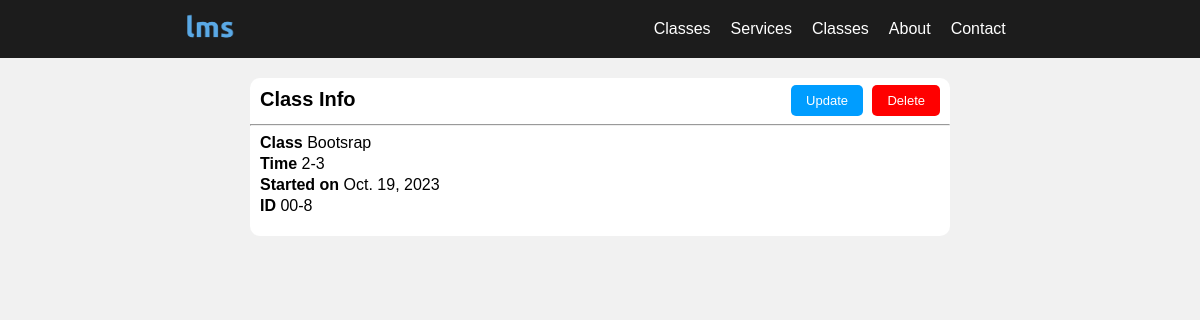
Page /detail/8 on the earlier database version.
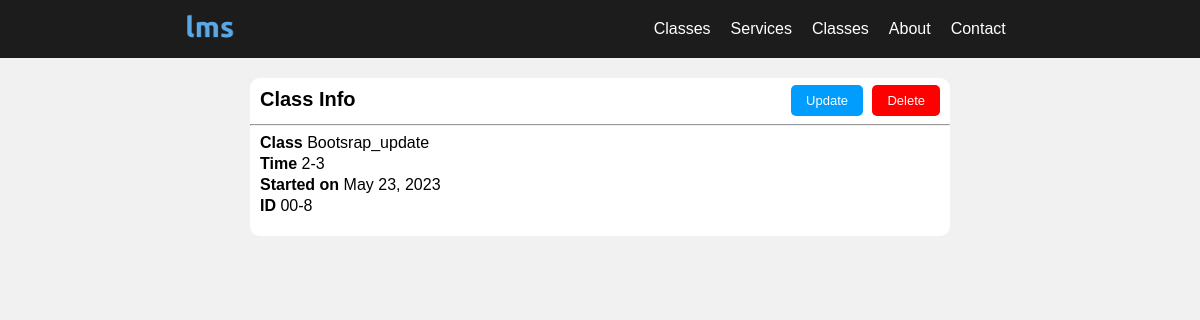
Same page on the later database version.
### lms_app/models.py (models this page shows)
class Cls(models.Model):
    name = models.CharField(max_length=45)
    time = models.CharField(max_length=45)
    started_date = models.DateField()
    def __str__(self):
        return self.name

### lms_app/views.py (the view)
# urls.py: path('detail/<int:class_id>', views.detail,name='detail'),
def detail(request,class_id):
    cls_id = Cls.objects.get(id=class_id)
    context = {'class_id':cls_id}
    return render(request,'lms_app/detail.html',context)

### lms_app/templates/lms_app/detail.html (shortened to what this page needs)
{% load static %}
<!DOCTYPE html>
<html lang="en">
    <head>
        <link rel="stylesheet" href="{% static 'css/classes.css' %}">
    </head>
    <body>
        {% include 'partials/_nav.html' %}
        <div id="container">
            <div id="info">
                <div class="header">
                    <h2>Class Info</h2>
                    <div class="btn">
                        <a href="{% url 'update' class_id.id %}" id="update">Update</a>
                        <a href="{% url 'delete' class_id.id %}" id="delete">Delete</a>
                    </div>
                </div>
                <hr>
                <div id="clsInfo">
                    <p><b>Class</b>  {{class_id.name}}</p>
                    <p><b>Time</b>  {{class_id.time}}</p>
                    <p><b>Started on</b>  {{class_id.started_date}}</p>
                    <p><b>ID</b>  00-{{class_id.id}}</p>
                </div>
                <br>
    </div>
</body>
</html>

Differences in the rows shown:
changed Cls id 8: name "Bootsrap" → "Bootsrap_update"; started_date "Oct. 19, 2023" → "May 23, 2023"
